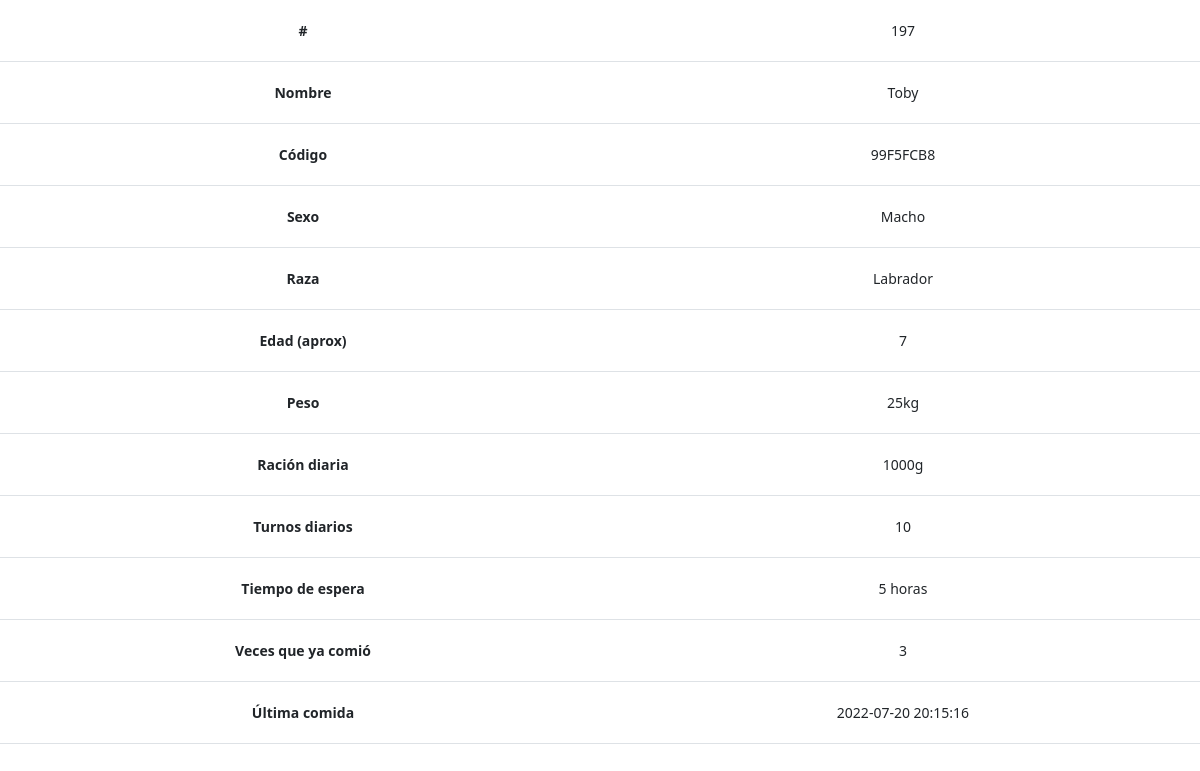
The app's page /verificado.php?id=99F5FCB8 (signed in) with its own data.
### tables this page shows
CREATE TABLE `perros` (
  `identificador` int(11) NOT NULL,
  `id` varchar(255) NOT NULL,
  `nombre` varchar(255) NOT NULL,
  `foto` varchar(255) NOT NULL,
  `sexo` enum('Macho','Hembra') NOT NULL,
  `raza` varchar(255) NOT NULL,
  `edad` int(11) NOT NULL,
  `peso` int(11) NOT NULL,
  `racion` int(11) NOT NULL,
  `turnos` int(11) NOT NULL,
  `cooldown` int(11) NOT NULL,
  `veces` varchar(255) NOT NULL,
  `ultimaEntrada` timestamp NOT NULL DEFAULT current_timestamp(),
  `ultimaSalida` timestamp NOT NULL DEFAULT current_timestamp(),
  `entro` tinyint(1) NOT NULL
);

### verificado.php (the view, shortened to what this page needs)
<?php
$id = null;
if (!empty($_GET['id'])) {
	$id = $_REQUEST['id'];
}
$pdo = Base::connect();
$pdo->setAttribute(PDO::ATTR_ERRMODE, PDO::ERRMODE_EXCEPTION);
$sql = "SELECT * FROM perros where id = ?";
$q = $pdo->prepare($sql);
$q->execute(array($id));
$datos = $q->fetch(PDO::FETCH_ASSOC);
?>
<!DOCTYPE html>
<html lang="es">
<html>
<head>
	<?php
	include 'comp/head.php';
	include 'comp/estilos.php';
	?>
</head>
<body>
	<table class="table tabla" id="datos-tabla" data-sorting="true">
		<tr>
			<td><b>#</b></td>
			<td><?php echo $datos['identificador']; ?></td>
		</tr>
		<tr>
			<td><b>Nombre</b></td>
			<td><?php echo $datos['nombre']; ?></td>
		</tr>
		<tr>
			<td><b>Código</b></td>
			<td><?php echo $datos['id']; ?></td>
		</tr>
		<tr>
			<td><b>Sexo</b></td>
			<td><?php echo $datos['sexo']; ?></td>
		</tr>
		<tr>
			<td><b>Raza</b></td>
			<td><?php echo $datos['raza']; ?></td>
		</tr>
		<tr>
			<td><b>Edad (aprox)</b></td>
			<td><?php echo $datos['edad']; ?> </td>
		</tr>
		<tr>
			<td><b>Peso</b></td>
			<td><?php echo $datos['peso']; ?>kg</td>
		</tr>
		<tr>
			<td><b>Ración diaria</b></td>
			<td><?php echo $datos['racion']; ?>g</td>
		</tr>
		<tr>
			<td><b>Turnos diarios</b></td>
			<td><?php echo $datos['turnos']; ?></td>
		</tr>
		<tr>
			<td><b>Tiempo de espera</b></td>
			<td><?php echo $datos['cooldown']; ?> horas</td>
		</tr>
		<tr>
			<td><b>Veces que ya comió</b></td>
			<td><?php echo $datos['veces']; ?></td>
		</tr>
		<tr>
			<td><b>Última comida</b></td>
			<td><?php echo $datos['ultimaEntrada']; ?></td>
		</tr>
	</table>
</body>
</html>

### css/estilos.css (style rules this page uses)
:root { --negro: #1e2125; --gris: #686868; --principal: #eb7d47; --hover: #c0673b; --bordes_tablas: #5f5f5f20; --fondo_tablas: #fff; --fondo: rgb(239, 241, 252); }
* { margin: 0; padding: 0; list-style: none; }
body { font-size: .875rem; }
.table { text-align: center; }
.table tr td { padding: 20px; }

### records on screen
perros: identificador "197", nombre "Toby", id "99F5FCB8", sexo "Macho", raza "Labrador", edad "7", peso "25", racion "1000", turnos "10", cooldown "5", veces "3", ultimaEntrada "2022-07-20 20:15:16"
